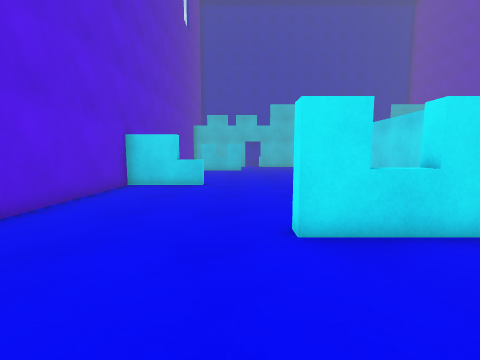
View 1 (above)

21 first-person views from a walk through a scene from a Unity 3-D project. The camera is 1.2 m above the floor, tilts 6° down and sees 90° across. The floor is counted in squares, 1 m on a side. Each view is taken from the middle of a square. On the plan, view 1 faces up. The plan holds only what a view shows up to about 12 squares ahead; the rest is blank. The player character is not drawn. Some animated figures are not drawn.

View 2
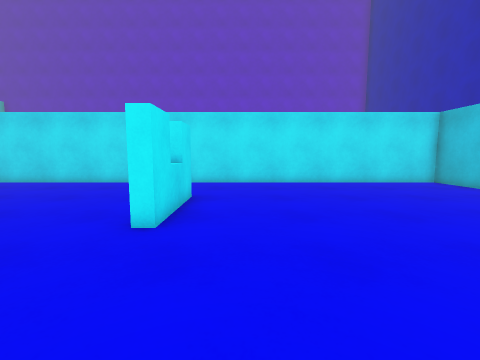

View 3
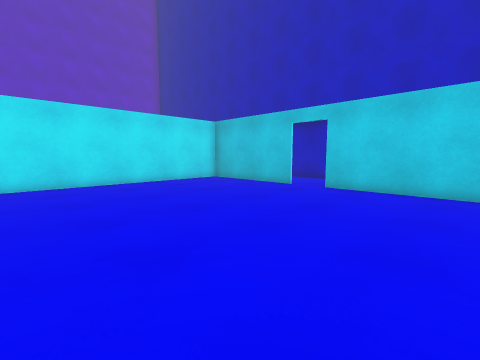

View 4
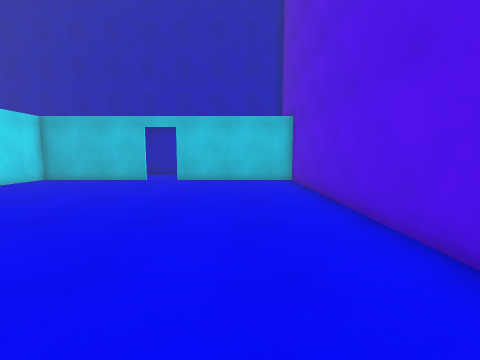

View 5
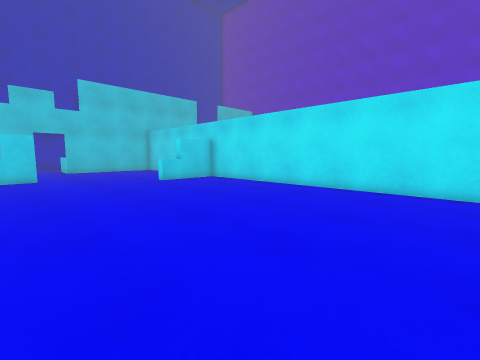

View 6
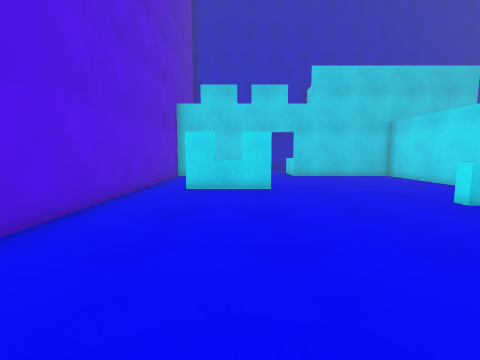

View 7
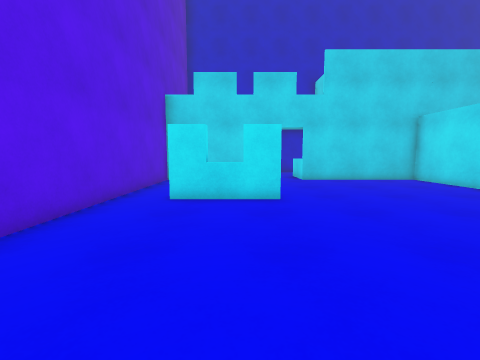

View 8
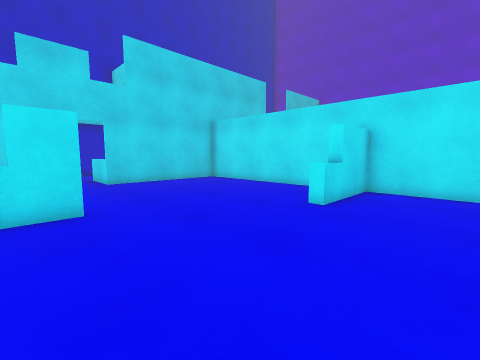

View 9
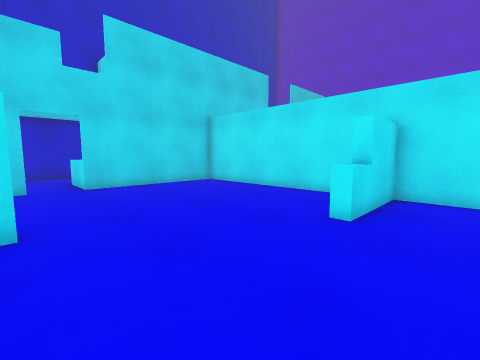

View 10
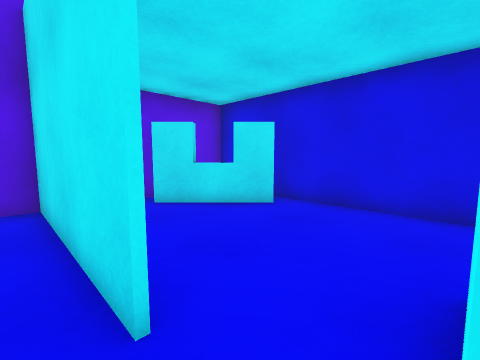

View 11
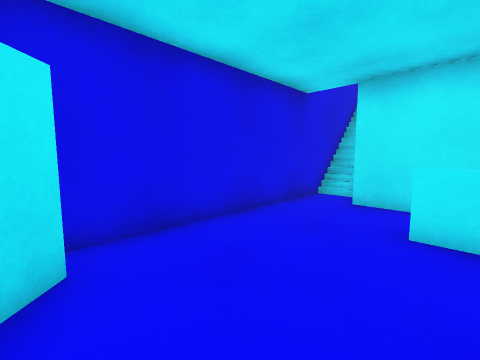

View 12
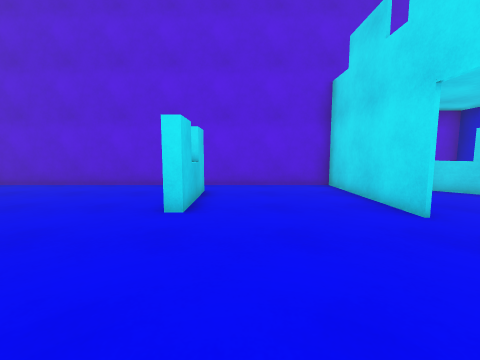

View 13
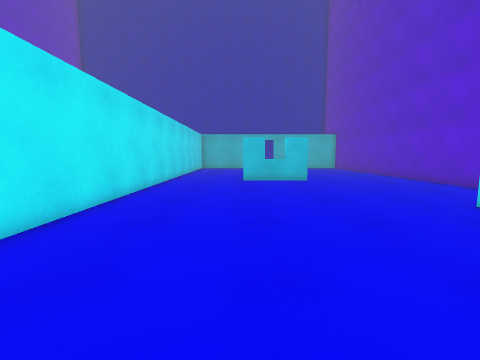

View 14
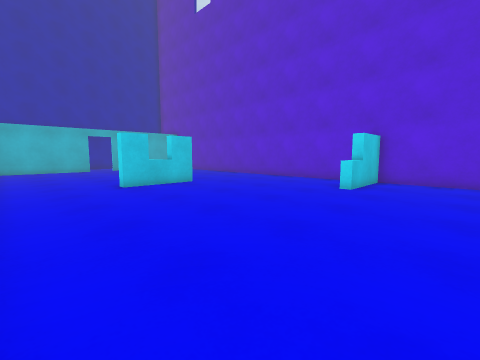

View 15
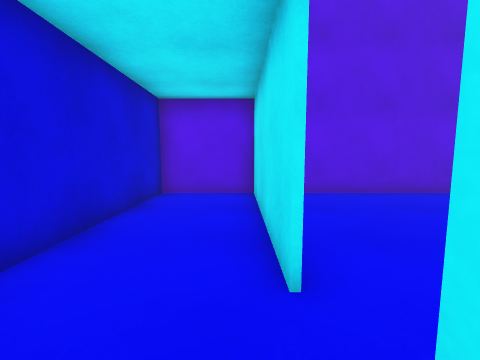

View 16
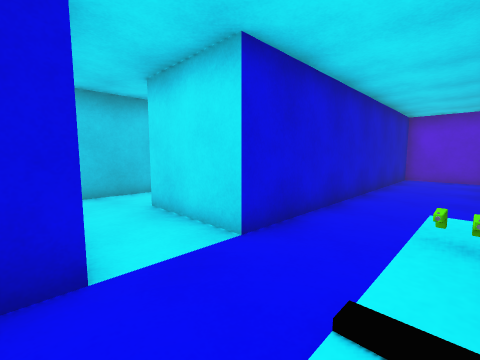

View 17
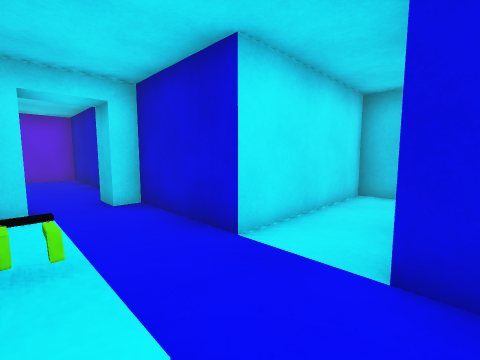

View 18
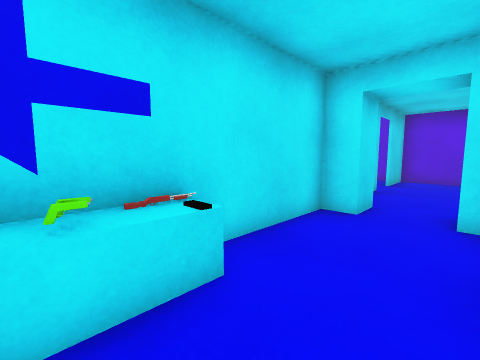

View 19
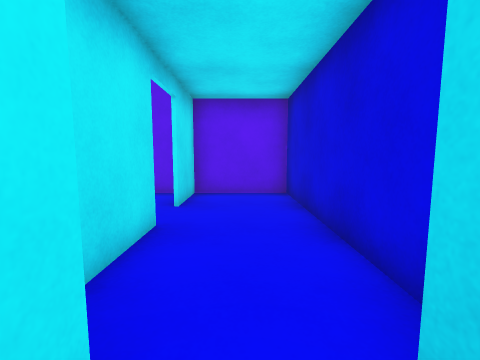

View 20
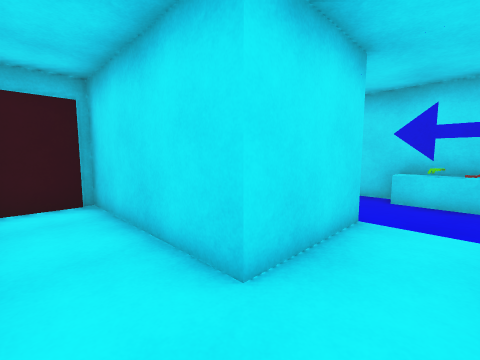

View 21
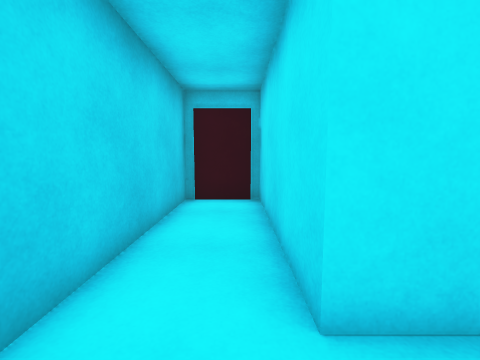

### Floor plan
Ten units are one square. View 1 is at (0, 0); x grows to the right and y downward. Boxes are objects, and circles mark ways between rooms. Rooms are numbered by the first view taken in them; rooms with no view inside come last. Other rooms are left out.
<svg viewBox="-51 -290 252 440">
<path fill="none" stroke="#000" d="M-15 -95 -45 -95 -45 60M-25 -100 -25 -95M8 -38 38 -38 38 -34 8 -34 8 -38M54 -155 54 -160M74 -166 74 -235 20 -235 20 -244M-29 -188 1 -188 1 -184 -30 -184M6 -235 -45 -235 -45 -99 -15 -99M24 65 65 65M74 65 74 -156 44 -156M-46 65 10 65M-15 -99 -15 -95M44 -156 44 -160M-16 -279 -38 -257M20 -244 20 -258M14 -285 -23 -285M11 66 -45 66M120 73 120 66 55 66M-45 60 -45 95 65 95 65 125 16 125 16 145 85 145 85 95 120 95 120 88M161 66 140 66M138 95 195 95 195 52M131 73 120 73M196 66 175 66M120 88 131 88M36 -285 14 -285M40 -250 40 -272"/>
<rect x="65" y="65" width="10" height="10" fill="#bbb"><title>other object</title></rect>
<rect x="75" y="65" width="10" height="10" fill="#bbb"><title>other object</title></rect>
<circle cx="10" cy="-240" r="3" fill="#2a7"/>
<circle cx="20" cy="60" r="3" fill="#2a7"/>
<circle cx="20" cy="-275" r="3" fill="#2a7"/>
<circle cx="120" cy="80" r="3" fill="#2a7"/>
<text x="20" y="-90">1</text>
<text x="-10" y="-260">2</text>
<text x="40" y="90">3</text>
<text x="160" y="80">4</text>
<text x="30" y="-270">5</text>
</svg>
Room 1 opens to room 2. Room 1 opens to room 3. Room 2 opens to room 5. Room 3 opens to room 4.

Where each view was taken, in squares from view 1:
view 1: 0 up, 0 right, facing up
view 2: 2 up, 3 left, facing right
view 3: 2 up, 3 left, facing down-right
view 4: 5 up, 2 left, facing down
view 5: 5 up, 1 left, facing up-right
view 6: 10 up, 1 left, facing up
view 7: 12 up, 1 left, facing up
view 8: 13 up, 1 left, facing up-right
view 9: 14 up, 0 right, facing up-right
view 10: 23 up, 2 right, facing up-left
view 11: 25 up, 2 left, facing up-right
view 12: 20 up, 5 right, facing left
view 13: 15 up, 4 right, facing down
view 14: 13 up, 7 right, facing down-left
view 15: 7 down, 3 right, facing left
view 16: 7 down, 9 right, facing down-left
view 17: 7 down, 6 right, facing down-right
view 18: 9 down, 7 right, facing up-right
view 19: 8 down, 12 right, facing right
view 20: 14 down, 8 right, facing up-left
view 21: 13 down, 8 right, facing left
